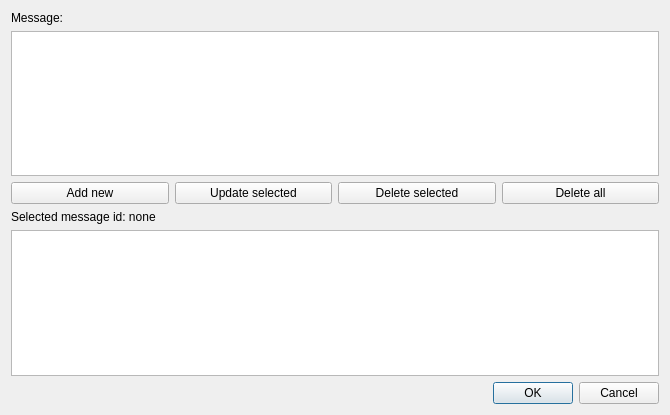
<?xml version="1.0" encoding="UTF-8"?>
<ui version="4.0">
 <class>MessageEditorDialog</class>
 <widget class="QDialog" name="MessageEditorDialog">
  <property name="geometry">
   <rect>
    <x>0</x>
    <y>0</y>
    <width>670</width>
    <height>415</height>
   </rect>
  </property>
  <property name="windowTitle">
   <string>Message Editor</string>
  </property>
  <layout class="QGridLayout" name="gridLayout_3">
   <item row="1" column="0">
    <layout class="QGridLayout" name="gridLayout_2">
     <item row="0" column="0">
      <widget class="QDialogButtonBox" name="buttonBox">
       <property name="orientation">
        <enum>Qt::Horizontal</enum>
       </property>
       <property name="standardButtons">
        <set>QDialogButtonBox::Cancel|QDialogButtonBox::Ok</set>
       </property>
      </widget>
     </item>
    </layout>
   </item>
   <item row="0" column="0">
    <layout class="QGridLayout" name="gridLayout">
     <item row="2" column="0">
      <widget class="QPushButton" name="btnAdd">
       <property name="text">
        <string>Add new</string>
       </property>
      </widget>
     </item>
     <item row="1" column="0" colspan="4">
      <widget class="QTextEdit" name="txtMessage"/>
     </item>
     <item row="2" column="2">
      <widget class="QPushButton" name="btnDeleteSelected">
       <property name="text">
        <string>Delete selected</string>
       </property>
      </widget>
     </item>
     <item row="2" column="3">
      <widget class="QPushButton" name="btnDeleteAll">
       <property name="text">
        <string>Delete all</string>
       </property>
      </widget>
     </item>
     <item row="0" column="0">
      <widget class="QLabel" name="label">
       <property name="text">
        <string>Message:</string>
       </property>
      </widget>
     </item>
     <item row="2" column="1">
      <widget class="QPushButton" name="btnUpdate">
       <property name="text">
        <string>Update selected</string>
       </property>
      </widget>
     </item>
     <item row="4" column="0" colspan="4">
      <widget class="QListWidget" name="listWidget">
       <property name="selectionBehavior">
        <enum>QAbstractItemView::SelectRows</enum>
       </property>
       <property name="selectionRectVisible">
        <bool>true</bool>
       </property>
      </widget>
     </item>
     <item row="3" column="0">
      <widget class="QLabel" name="lblSelectedMsgId">
       <property name="text">
        <string>Selected message id: none</string>
       </property>
      </widget>
     </item>
    </layout>
   </item>
  </layout>
 </widget>
 <resources/>
 <connections>
  <connection>
   <sender>buttonBox</sender>
   <signal>accepted()</signal>
   <receiver>MessageEditorDialog</receiver>
   <slot>accept()</slot>
   <hints>
    <hint type="sourcelabel">
     <x>248</x>
     <y>254</y>
    </hint>
    <hint type="destinationlabel">
     <x>157</x>
     <y>274</y>
    </hint>
   </hints>
  </connection>
  <connection>
   <sender>buttonBox</sender>
   <signal>rejected()</signal>
   <receiver>MessageEditorDialog</receiver>
   <slot>reject()</slot>
   <hints>
    <hint type="sourcelabel">
     <x>316</x>
     <y>260</y>
    </hint>
    <hint type="destinationlabel">
     <x>286</x>
     <y>274</y>
    </hint>
   </hints>
  </connection>
 </connections>
</ui>
